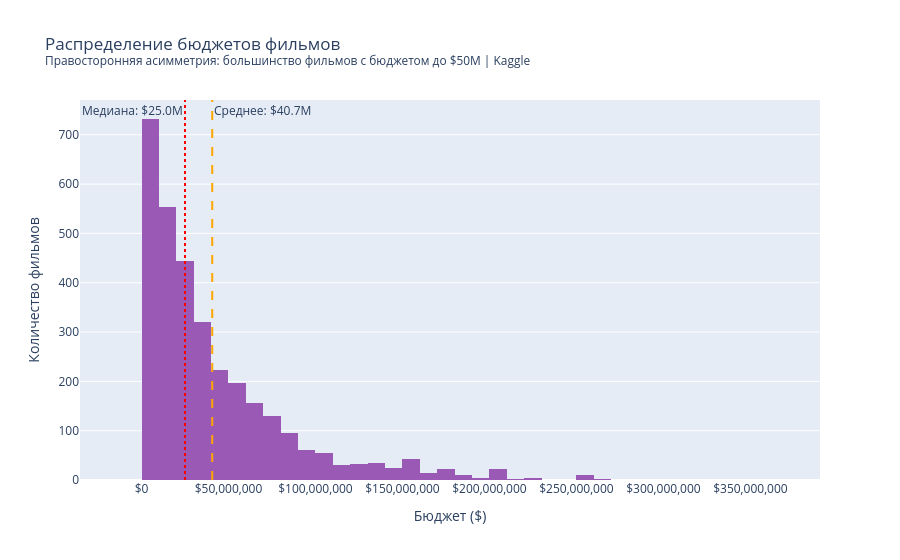

Notebook code for this chart:
### Markdown cell above
**Интерпретация:**  
Распределение рейтингов близко к нормальному с незначительной левой асимметрией.  
Среднее (6.17) и медиана (6.20) практически совпадают, что подтверждает симметричность.  
Пик приходится на диапазон 6.0–6.5 — это типичный "хороший, но не выдающийся" фильм.

### Code cell
fig = px.histogram(
    df_fin, x='budget', nbins=50,
    color_discrete_sequence=['#9B59B6'],
    title='Распределение бюджетов фильмов<br>'
          '<sup>Правосторонняя асимметрия: большинство фильмов с бюджетом до $50M | Kaggle</sup>'
)
fig.add_vline(x=df_fin['budget'].mean(), line_dash='dash', line_color='orange', line_width=2,
              annotation_text=f"Среднее: ${df_fin['budget'].mean()/1e6:.1f}M",
              annotation_position='top right')
fig.add_vline(x=df_fin['budget'].median(), line_dash='dot', line_color='red', line_width=2,
              annotation_text=f"Медиана: ${df_fin['budget'].median()/1e6:.1f}M",
              annotation_position='top left')
fig.update_xaxes(title_text='Бюджет ($)', tickformat='$,.0f')
fig.update_yaxes(title_text='Количество фильмов')
fig.show()

### Figure 1 — Plotly figure (JSON) as saved in the notebook; plotly's stock layout.template omitted (floating-point values rounded to 4 significant figures; data arrays with more than 128 entries replaced by an {"elided": "..."} marker saying what was removed)
{"data": [{"bingroup": "x", "hovertemplate": "budget=%{x}<br>count=%{y}<extra></extra>", "legendgroup": "", "marker": {"color": "#9B59B6", "pattern": {"shape": ""}}, "name": "", "nbinsx": 50, "orientation": "v", "showlegend": false, "type": "histogram", "x": {"elided": "3229 int values"}, "xaxis": "x", "yaxis": "y"}], "layout": {"annotations": [{"showarrow": false, "text": "Среднее: $40.7M", "x": 40650000.0, "xanchor": "left", "xref": "x", "y": 1, "yanchor": "top", "yref": "y domain"}, {"showarrow": false, "text": "Медиана: $25.0M", "x": 25000000, "xanchor": "right", "xref": "x", "y": 1, "yanchor": "top", "yref": "y domain"}], "barmode": "relative", "legend": {"tracegroupgap": 0}, "shapes": [{"line": {"color": "orange", "dash": "dash", "width": 2}, "type": "line", "x0": 40650000.0, "x1": 40650000.0, "xref": "x", "y0": 0, "y1": 1, "yref": "y domain"}, {"line": {"color": "red", "dash": "dot", "width": 2}, "type": "line", "x0": 25000000, "x1": 25000000, "xref": "x", "y0": 0, "y1": 1, "yref": "y domain"}], "title": {"text": "Распределение бюджетов фильмов<br><sup>Правосторонняя асимметрия: большинство фильмов с бюджетом до $50M | Kaggle</sup>"}, "xaxis": {"anchor": "y", "domain": [0, 1], "tickformat": "$,.0f", "title": {"text": "Бюджет ($)"}}, "yaxis": {"anchor": "x", "domain": [0, 1], "title": {"text": "Количество фильмов"}}}}
